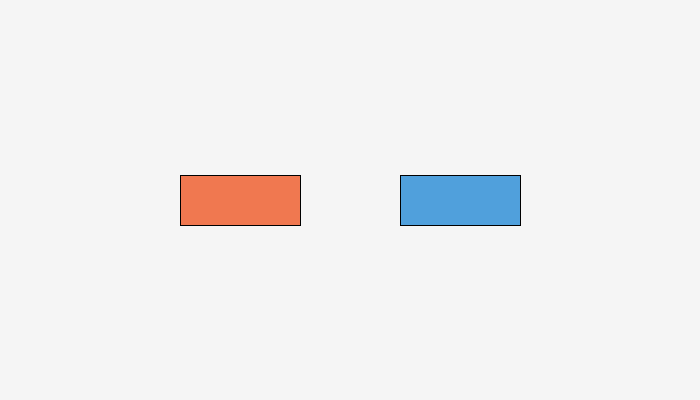
Frame 1 (no input)
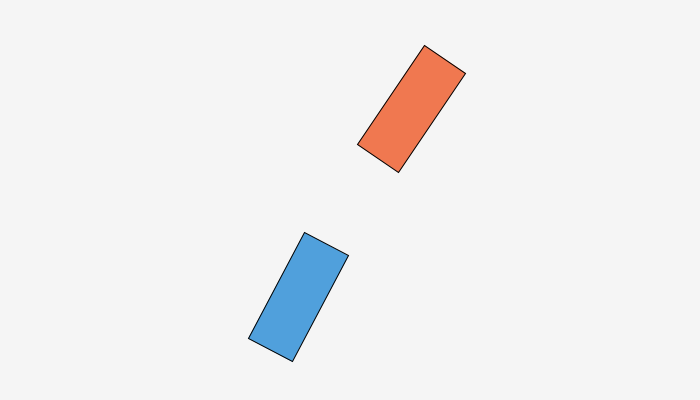
Frame 60 (the mouse pressed at the canvas centre just before this capture)
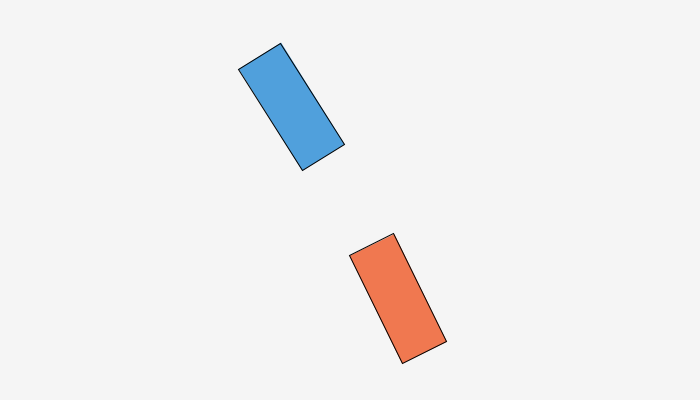
Frame 120 (the mouse held since frame 60 and released just before this capture)

The Processing sketch that drew these frames (run headless with seeded random() and noise(); from frame 60 on, the mouse is pressed at the canvas centre):

// Processing sketch: sample_05_06_push_pop
// ── sample_05_06_push_pop.pde
float angle = 0;

void setup() {
  size(700, 400);
  rectMode(CENTER);
}

void draw() {
  background(245);
  translate(width / 2, height / 2);

  pushMatrix();
  rotate(angle);
  fill(80, 160, 220);
  rect(110, 0, 120, 50);
  popMatrix();

  pushMatrix();
  rotate(-angle * 2);
  fill(240, 120, 80);
  rect(-110, 0, 120, 50);
  popMatrix();

  angle += radians(2);
}
